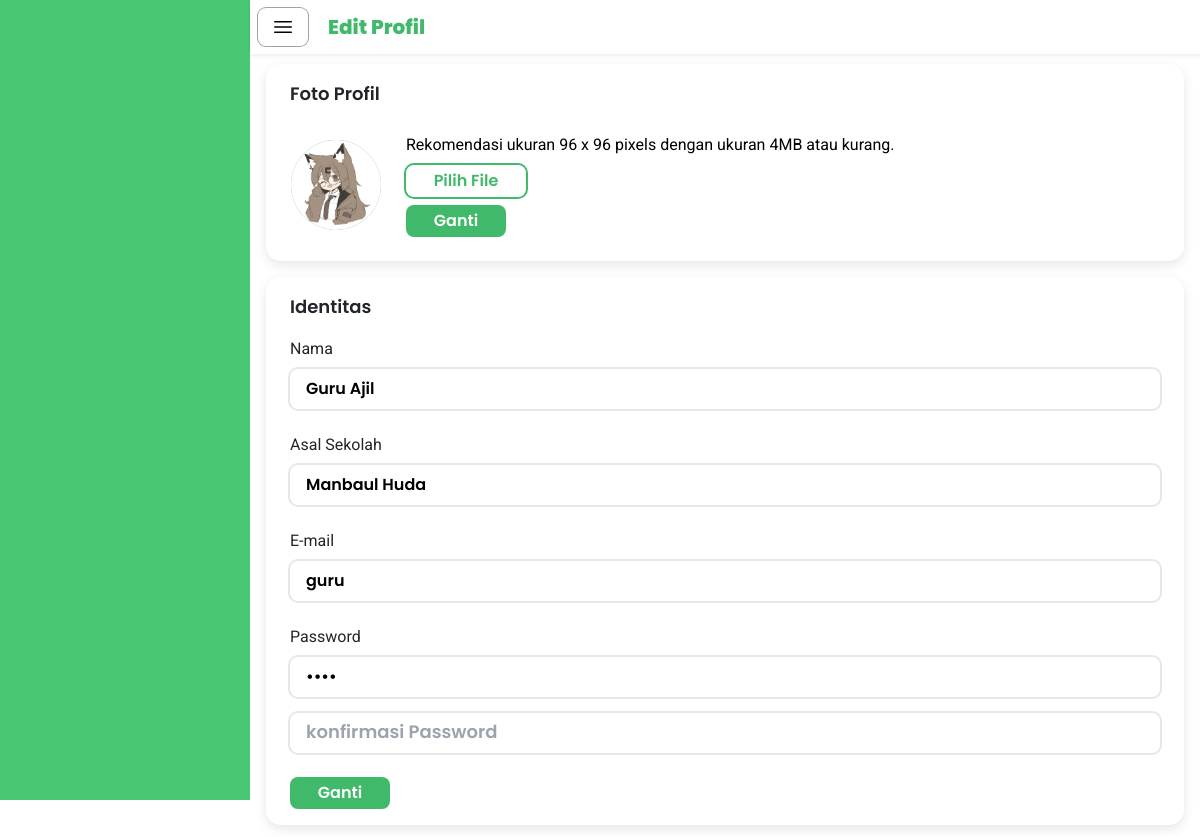
The app's page /guru/edit_profil/index.php (signed in) with its own data.
### tables this page shows
CREATE TABLE IF NOT EXISTS `user` (
  `userID` int NOT NULL AUTO_INCREMENT,
  `email` varchar(255) NOT NULL,
  `password` varchar(255) NOT NULL,
  `name` varchar(255) NOT NULL,
  `school` varchar(255) NOT NULL,
  `profile_photo` varchar(255) NOT NULL,
  `role` int NOT NULL,
  PRIMARY KEY (`userID`)
);

### guru/edit_profil/dataProfil.php (called while the page is built, shortened)
<?php
$servername = "localhost";
$username = "root";
$password = "";
$dbname = "study_tube";
$conn = new mysqli($servername, $username, $password, $dbname);
$user_id = $_SESSION['user_id'];
$sql = "SELECT
        name AS nama_guru,
        email,
        profile_photo,
        school AS nama_sekolah,
        password
        FROM user
        WHERE userID = ?";
$stmt = $conn->prepare($sql);
$stmt->bind_param("i", $user_id);
$stmt->execute();
$result = $stmt->get_result();;
$nama_guru = '';
$email = '';
$profile_photo = '';
$nama_sekolah = '';
$password = '';
if ($result->num_rows > 0) {
    $user = $result->fetch_assoc();
    $nama_guru = $user['nama_guru'];
    $email = $user['email'];
    $profile_photo = $user['profile_photo'];
    $nama_sekolah = $user['nama_sekolah'];
    $password = $user['password'];
}
$dataProfil = [
    'nama' => $nama_guru,
    'email' => $email,
    'profile_photo' => $profile_photo,
    'nama_sekolah' => $nama_sekolah,
    'password' => $password
];
?>

### guru/edit_profil/index.php (the view, shortened to what this page needs)
<?php
    include 'dataProfil.php';
?>
<!DOCTYPE html>
<html lang="en">
<head>
    <script src="https://cdn.tailwindcss.com"></script>
    <link href="https://cdn.jsdelivr.net/npm/bootstrap@5.3.3/dist/css/bootstrap.min.css" rel="stylesheet">
    <link rel="stylesheet" href="/Study-Tube/guru/style.css">
</head>
<body>
    <div id="sidebar" class="fixed top-0 left-0 h-screen bg-[#40BA6A]"></div>
    <div id="mainContent" class="main-content">
        <div class="fixed top-0 w-full bg-white z-50 shadow-sm">
            <div class="flex items-center space-x-5 p-2">
                <button id="toggleSidebar" class="btn rounded-lg ring-1 ring-gray-400 bg-white">
                    <svg xmlns="http://www.w3.org/2000/svg" fill="none" viewBox="0 0 24 24" stroke-width="1.5" stroke="black" class="size-6">
                        <path stroke-linecap="round" stroke-linejoin="round" d="M3.75 6.75h16.5M3.75 12h16.5m-16.5 5.25h16.5" />
                    </svg>
                </button>
                <h1 class="font-poppins font-extrabold text-[#40BA6A] text-xl my-auto">Edit Profil</h1>
            </div>
        </div>
        <div class="container mt-12 p-3">
            <div class="col-rounded-shadow mx-auto p-2 px-4 h-auto w-auto py-3">
                <div class="font-poppins text-lg mb-3 mx-auto">Foto Profil</div>
                <form method="POST" action="updateFotoProfil.php" enctype="multipart/form-data">
                    <div class="flex space-x-10 p-2 ml-2 items-center">
                        <div class="flex-shrink-0 overflow-hidden w-[60px] h-[60px] rounded-full scale-150 bg-[#40BA6A]">
                            <img id="foto_profil" src="<?php echo $dataProfil['profile_photo']; ?>" class="w-full h-full object-cover">
                        </div>
                        <div class="flex-grow ml-4">
                            <span class="font-roboto font-normal text-black">
                                Rekomendasi ukuran 96 x 96 pixels dengan ukuran 4MB atau kurang.
                            </span>
                            <div class="flex flex-auto mt-2 space-x-3 w-auto">
                                <div class="flex flex-col space-y-2">
                                    <div class="flex flex-row">
                                        <label for="profile_photo"
                                            class="py-1 px-6 w-[120px] text-[#40BA6A] font-semibold rounded-lg bg-white ring-2 ring-[#40BA6A] font-poppins cursor-pointer text-center">
                                            Pilih File
                                        </label>
                                        <span id="fileNameDisplay"
                                            style="width: 150px; overflow: hidden; white-space: nowrap; text-overflow: ellipsis; display: inline-block;"
                                            class="font-roboto font-normal text-black mt-1 ml-2">
                                        </span>
                                    </div>
                                    <button type="submit"
                                            class="py-1 px-6 w-[100px] text-white font-semibold rounded-lg bg-[#40BA6A] font-poppins cursor-pointer">
                                        Ganti
                                    </button>
                                </div>
                            </div>
                        </div>
                    </div>
                </form>
            </div>
            <form action="editProfil.php" method="POST">
                <div class="col-rounded-shadow mx-auto p-2 px-4 h-auto w-auto py-3 mt-3">
                    <div class="font-poppins text-lg mb-3 mx-auto">Identitas</div>
                    <div class="font-roboto font-normal mb-2 mx-auto">Nama</div>
                    <div class="relative flex items-center w-full mb-4">
                        <input
                            type="text"
                            name="nama"
                            value="<?php echo $dataProfil['nama']; ?>"
                            class="w-full pl-4 pr-4 py-2 rounded-lg bg-white text-black font-poppins placeholder-gray-400 outline-none ring-2 ring-gray-200 focus:ring focus:ring-[#40BA6A]"
                        />
                    </div>
                    <div class="font-roboto font-normal mb-2 mx-auto">Asal Sekolah</div>
                    <div class="relative flex items-center w-full mb-4">
                        <input
                            type="text"
                            name="nama_sekolah"
                            value="<?php echo $dataProfil['nama_sekolah']; ?>"
                            class="w-full pl-4 pr-4 py-2 rounded-lg bg-white text-black font-poppins placeholder-gray-400 outline-none ring-2 ring-gray-200 focus:ring focus:ring-[#40BA6A]"
                        />
                    </div>
                    <div class="font-roboto font-normal mb-2 mx-auto">E-mail</div>
                    <div class="relative flex items-center w-full mb-4">
                        <input
                            type="text"
                            name="email"
                            value="<?php echo $dataProfil['email']; ?>"
                            class="w-full pl-4 pr-4 py-2 rounded-lg bg-white text-black font-poppins placeholder-gray-400 outline-none ring-2 ring-gray-200 focus:ring focus:ring-[#40BA6A]"
                        />
                    </div>
                    <div class="font-roboto font-normal mb-2 mx-auto">Password</div>
                    <div class="relative flex items-center w-full mb-3">
                        <input
                            type="password"
                            name="password"
                            value="<?php echo $dataProfil['password']; ?>"
                            class="w-full pl-4 pr-4 py-2 rounded-lg bg-white text-black font-poppins placeholder-gray-400 outline-none ring-2 ring-gray-200 focus:ring focus:ring-[#40BA6A]"
                        />
                    </div>
                    <div class="relative flex items-center w-full mb-4">
                        <input
                            type="password"
                            name="password_confirmation"
                            placeholder="konfirmasi Password"
                            class="w-full pl-4 pr-4 py-2 rounded-lg bg-white text-black font-poppins placeholder-gray-400 outline-none ring-2 ring-gray-200 focus:ring focus:ring-[#40BA6A]"
                        />
                    </div>
                    <button type="submit" class="py-1 px-6 w-[100px] text-white font-semibold rounded-lg bg-[#40BA6A] font-poppins cursor-pointer">
                        Ganti
                    </button>
                </div>
            </form>
        </div>
    </div>
</body>
</html>

### guru/style.css (style rules this page uses)
input::placeholder { font-family: 'Poppins', sans-serif; font-weight: 600; font-size: 18px; color: #888; }
.font-poppins { font-family: 'Poppins', sans-serif; font-weight: 600; }
.col-rounded-shadow { border-radius: 15px; box-shadow: 0px 4px 12px rgba(0, 0, 0, 0.1); }
.font-roboto { font-family: 'Roboto', sans-serif; font-weight: 600; }
#sidebar { height: 100vh; position: fixed; top: 0; left: 0; z-index: 10; transition: transform 0.3s ease-in-out; width: 250px; background-color: #48c774; color: white; }
.main-content { margin-left: 250px; transition: margin-left 0.3s ease-in-out; }

### records on screen
user: profile_photo (picture), nama "Guru Ajil", nama_sekolah "Manbaul Huda", email "guru"
